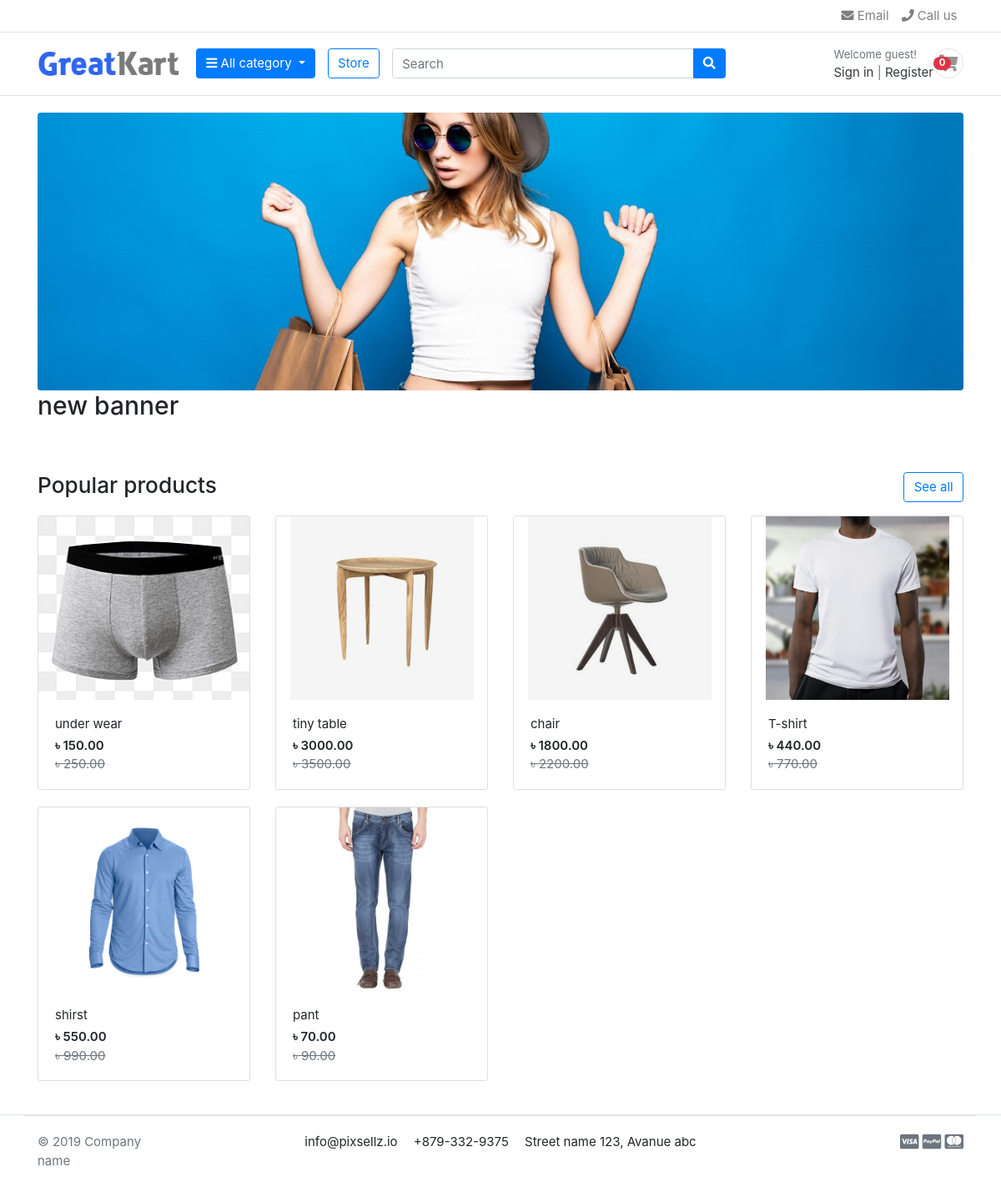
The page / on the database its author committed.
### store/models.py (models this page shows, shortened)
class Banner(models.Model):
    name = models.CharField(max_length=100, blank=True, null=True)
    image = models.ImageField(upload_to='banner_images/', blank=True, null=True)
    show=models.BooleanField(default=True)
    created_date=models.DateTimeField(auto_now_add=True)

class Product(models.Model):
    category = models.ForeignKey(Category, on_delete=models.CASCADE, related_name='products')
    name = models.CharField(max_length=100, unique=True, blank=False, null=True)
    slug = models.SlugField(max_length=100, unique=True, blank=True)
    description = models.TextField(blank=True)
    price = models.DecimalField(max_digits=10, decimal_places=2)
    old_price = models.DecimalField(max_digits=10, decimal_places=2, blank=True, null=True)
    image = models.ImageField(upload_to='product_images/', blank=True, null=True)
    stock = models.PositiveIntegerField(default=0)
    created_at = models.DateTimeField(auto_now_add=True)
    updated_at = models.DateTimeField(auto_now=True)
    is_available = models.BooleanField(default=True)
    class Meta:
        verbose_name_plural = 'Products'

### store/views.py (the view)
# urls.py: path('', views.index, name='index'),
def index(request):
    products=Product.objects.filter(is_available=True).order_by('-created_at')
    banners = Banner.objects.filter(show=True).order_by('-created_date')
    context={
        'products': products,
        'banners': banners,
    }
    return render(request, 'store/home.html', context)

### carts/context_processor.py (called while the page is built)
def cart_counter(request):
    cart_count = 0
    if request.user.is_authenticated:
        cart = Cart.objects.filter(user=request.user).first()
    else:
        cart_id = request.session.session_key
        if not cart_id:
            request.session.create()
            cart_id = request.session.session_key
        cart = Cart.objects.filter(cart_id=cart_id).first()
    if cart:
        cart_count = cart.total_items()
    return {'cart_count': cart_count}

### store/context_processor.py (called while the page is built)
def menu_links(request):
    categories = Category.objects.all()
    return dict(categories=categories)

### store/models.py (called while the page is built)
    def get_url(self):
        return reverse('products_by_category',args=[self.slug])

### templates/store/home.html (shortened to what this page needs)
{% extends 'store/base.html' %}
{% load static %}
{% block content %}
<section class="section-intro padding-y-sm">
<div class="container">
{% for banner in  banners %}
<div class="intro-banner-wrap">
	<img src="{{ banner.image.url }}" class="img-fluid rounded">
	<div class="intro-banner-content">
		<h2 class="intro-title">{{ banner.name }}</h2>
    </div>
{% endfor %}
</div>
</section>
<section class="section-name padding-y-sm">
<div class="container">
<header class="section-heading">
	<a href="./store.html" class="btn btn-outline-primary float-right">See all</a>
	<h3 class="section-title">Popular products</h3>
</header>
<div class="row">
	{% for product in products %}
	<div class="col-md-3">
		<div class="card card-product-grid">
			<a href="./product-detail.html" class="img-wrap"> <img src="{{ product.image.url }}"> </a>
			<figcaption class="info-wrap">
				<a href="{% url 'product_details' product.slug %}" class="title">{{ product.name }}</a>
				<div class="price mt-1">৳ {{product.price}}</div>
				<del class="text-muted" style="margin-right: 5px;">৳ {{ product.old_price }}</del>
			</figcaption>
		</div>
	</div>
	{% endfor %}
</div>
</div>
</section>
{% endblock content %}

### static/css/ui.css (style rules this page uses)
html { font-family: "Inter", sans-serif; font-size: 15px; }
.img-wrap { text-align: center; display: block; }
.img-wrap img { max-width: 100%; }
.padding-y-sm { padding-top: 20px; padding-bottom: 20px; }
.section-heading { margin-bottom: 20px; margin-top: 15px; }
.section-title { color: #212529; }
[class*=card-product] a.title { color: #212529; display: block; }
[class*=card-product] .img-wrap { overflow: hidden; position: relative; }
[class*=card-product] .img-wrap img { height: 100%; max-width: 100%; width: auto; display: inline-block; -o-object-fit: cover; object-fit: cover; }
.card-product-grid { margin-bottom: 20px; }
.card-product-grid .img-wrap { border-radius: 0.2rem 0.2rem 0 0; height: 220px; }
.card-product-grid .info-wrap { overflow: hidden; padding: 18px 20px; }
.card .img-wrap { overflow: hidden; }
.price { font-weight: 600; color: #212529; }

### rows shown on the page
Banner: image (picture), name "new banner"
Product: image (picture), name "under wear", price "150.00", old_price "250.00"
Product: image (picture), name "tiny table", price "3000.00", old_price "3500.00"
Product: image (picture), name "chair", price "1800.00", old_price "2200.00"
Product: image (picture), name "T-shirt", price "440.00", old_price "770.00"
Product: image (picture), name "shirst", price "550.00", old_price "990.00"
Product: image (picture), name "pant", price "70.00", old_price "90.00"

### other values the page prints
{{ cart_count }} "0"
